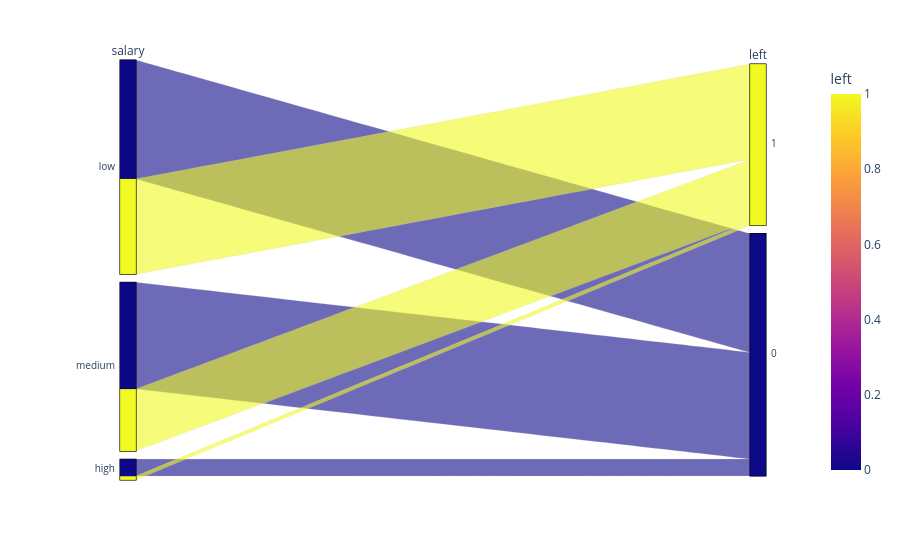

The notebook cell this image was saved under:
### Markdown cell above
## Visualization of categorical Relationships

### Code cell
# Parallel categories plot for key variables
import plotly.express as px

columns_for_parallel = ['satisfaction_level', 'last_evaluation', 'salary', 'left']
df_parallel = df[columns_for_parallel]

fig = px.parallel_categories(df_parallel, color="left")
fig.show()

### Figure 1 — Plotly figure (JSON) as saved in the notebook; plotly's stock layout.template omitted (floating-point values rounded to 4 significant figures; data arrays with more than 128 entries replaced by an {"elided": "..."} marker saying what was removed)
{"data": [{"dimensions": [{"label": "salary", "values": {"elided": "4998 str values"}}, {"label": "left", "values": {"elided": "4998 int values"}}], "domain": {"x": [0, 1], "y": [0, 1]}, "line": {"color": {"elided": "4998 int values"}, "coloraxis": "coloraxis"}, "name": "", "type": "parcats"}], "layout": {"coloraxis": {"colorbar": {"title": {"text": "left"}}, "colorscale": [[0, "#0d0887"], [0.1111, "#46039f"], [0.2222, "#7201a8"], [0.3333, "#9c179e"], [0.4444, "#bd3786"], [0.5556, "#d8576b"], [0.6667, "#ed7953"], [0.7778, "#fb9f3a"], [0.8889, "#fdca26"], [1, "#f0f921"]]}, "legend": {"tracegroupgap": 0}, "margin": {"t": 60}}}
